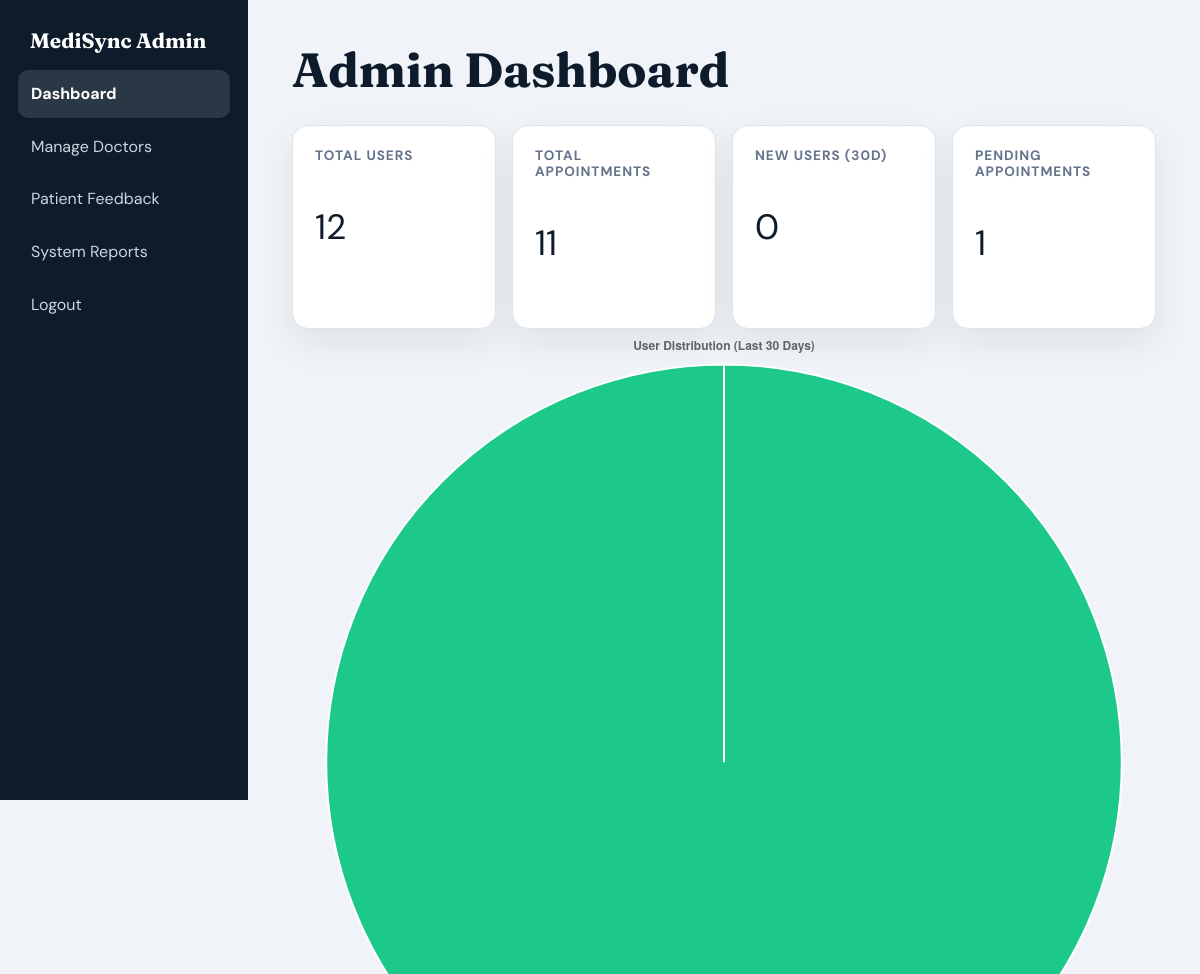
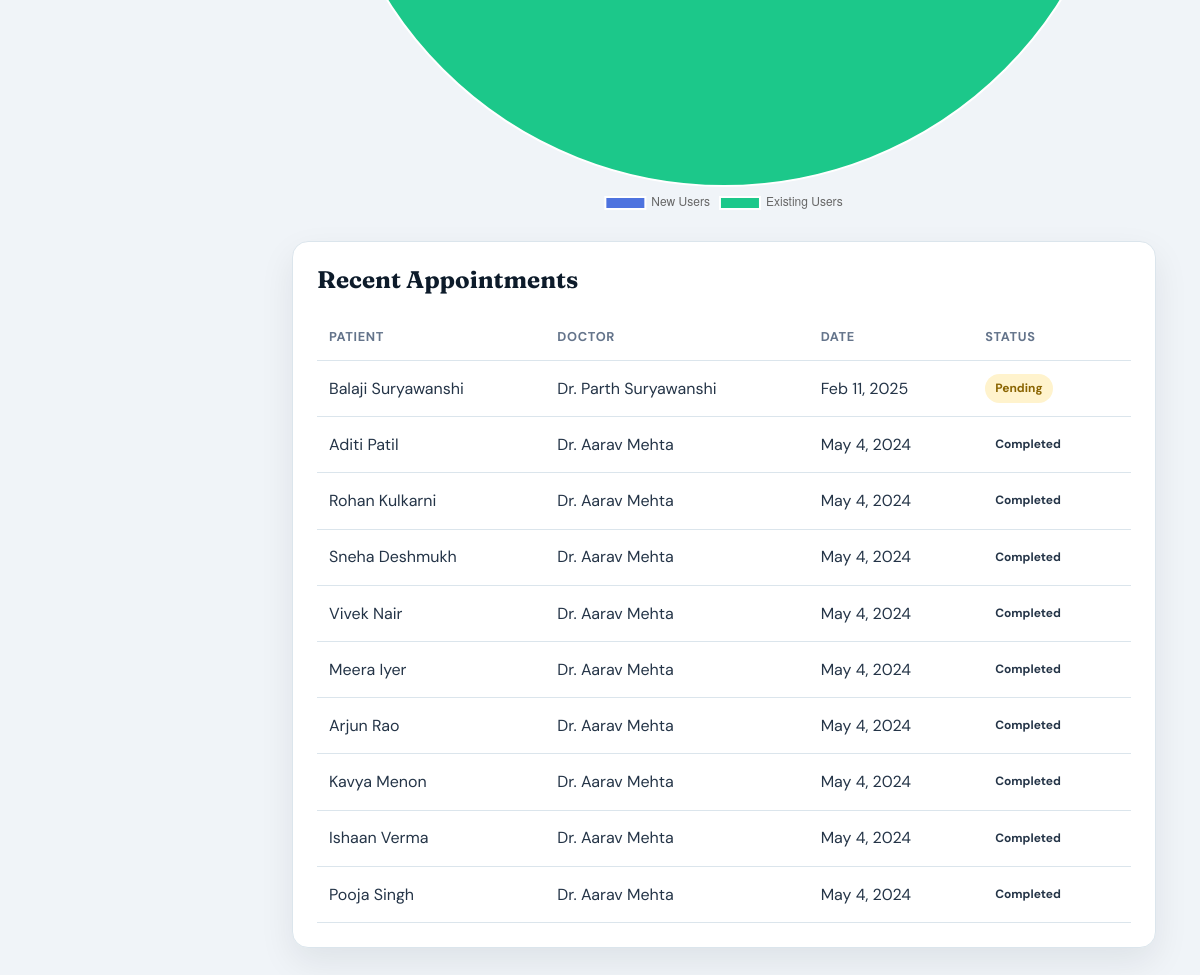
Page /admin/dashboard.php (signed in) on the committed database (2 pictures, top to bottom).
### tables this page shows
CREATE TABLE appointments (
  appointment_id int NOT NULL AUTO_INCREMENT,
  user_id int NOT NULL,
  doctor_id int NOT NULL,
  appointment_date datetime NOT NULL,
  `description` text,
  `status` enum('pending','confirmed','completed','rejected','cancelled') DEFAULT 'pending',
  assigned_by enum('user','admin') NOT NULL,
  created_at timestamp NULL DEFAULT CURRENT_TIMESTAMP,
  PRIMARY KEY (appointment_id),
  KEY idx_appointments_user_id (user_id),
  KEY idx_appointments_doctor_id (doctor_id),
  CONSTRAINT appointments_ibfk_1 FOREIGN KEY (user_id) REFERENCES users (user_id) ON DELETE CASCADE,
  CONSTRAINT appointments_ibfk_2 FOREIGN KEY (doctor_id) REFERENCES doctors (doctor_id) ON DELETE CASCADE
);

CREATE TABLE users (
  user_id int NOT NULL AUTO_INCREMENT,
  `name` varchar(255) NOT NULL,
  dob date NOT NULL,
  gender enum('Male','Female','Other') NOT NULL,
  age int NOT NULL,
  contact varchar(15) NOT NULL,
  email varchar(255) NOT NULL,
  `password` varchar(255) NOT NULL,
  blood_group enum('A+','A-','B+','B-','AB+','AB-','O+','O-') DEFAULT NULL,
  `role` enum('patient','admin') DEFAULT 'patient',
  registration_date timestamp NULL DEFAULT CURRENT_TIMESTAMP,
  PRIMARY KEY (user_id),
  UNIQUE KEY email (email)
);

CREATE TABLE doctors (
  doctor_id int NOT NULL AUTO_INCREMENT,
  `name` varchar(255) NOT NULL,
  specialization varchar(255) NOT NULL,
  experience int NOT NULL,
  contact_details varchar(255) NOT NULL,
  created_at timestamp NULL DEFAULT CURRENT_TIMESTAMP,
  photo varchar(255) DEFAULT NULL,
  PRIMARY KEY (doctor_id)
);

### admin/dashboard.php (the view, shortened to what this page needs)
<?php
require_once '../includes/db_connection.php';
$stmt = $pdo->query("SELECT COUNT(*) AS total_users FROM users");
$total_users = $stmt->fetch()['total_users'];
$stmt = $pdo->query("SELECT COUNT(*) AS total_appointments FROM appointments");
$total_appointments = $stmt->fetch()['total_appointments'];
$stmt = $pdo->prepare("SELECT COUNT(*) AS new_users FROM users
                      WHERE registration_date > DATE_SUB(NOW(), INTERVAL 30 DAY)");
$stmt->execute();
$new_users = $stmt->fetch()['new_users'];
$stmt = $pdo->query("SELECT COUNT(*) AS pending_appointments FROM appointments
                    WHERE status = 'pending'");
$pending_appointments = $stmt->fetch()['pending_appointments'];
$stmt = $pdo->query("SELECT a.*, u.name AS patient_name, d.name AS doctor_name
                    FROM appointments a
                    JOIN users u ON a.user_id = u.user_id
                    JOIN doctors d ON a.doctor_id = d.doctor_id
                    ORDER BY a.appointment_date DESC
                    LIMIT 10");
$recent_appointments = $stmt->fetchAll();
?>
<!DOCTYPE html>
<html lang="en">
<head>
    <link href="../assets/css/style.css" rel="stylesheet">
</head>
<body>
    <div class="admin-dashboard">
        <div class="admin-sidebar">
            <h2>MediSync Admin</h2>
            <nav>
                <a href="dashboard.php" class="nav-link active">Dashboard</a>
                <a href="doctors.php" class="nav-link">Manage Doctors</a>
                <a href="feedback.php" class="nav-link">Patient Feedback</a>
                <a href="reports.php" class="nav-link">System Reports</a>
                <a href="logout.php" class="nav-link">Logout</a>
            </nav>
        </div>
        <div class="admin-main">
            <h1>Admin Dashboard</h1>
            <div class="stats-grid">
                <div class="stat-card">
                    <h3>Total Users</h3>
                    <p class="stat-number"><?= $total_users ?></p>
                </div>
                <div class="stat-card">
                    <h3>Total Appointments</h3>
                    <p class="stat-number"><?= $total_appointments ?></p>
                </div>
                <div class="stat-card">
                    <h3>New Users (30d)</h3>
                    <p class="stat-number"><?= $new_users ?></p>
                </div>
                <div class="stat-card">
                    <h3>Pending Appointments</h3>
                    <p class="stat-number"><?= $pending_appointments ?></p>
                </div>
            </div>
            <div class="chart-container">
                <canvas id="usersChart"></canvas>
            </div>
            <div class="recent-appointments">
                <h2>Recent Appointments</h2>
                <table>
                    <thead>
                        <tr>
                            <th>Patient</th>
                            <th>Doctor</th>
                            <th>Date</th>
                            <th>Status</th>
                        </tr>
                    </thead>
                    <tbody>
                        <?php foreach ($recent_appointments as $appointment): ?>
                        <tr>
                            <td><?= htmlspecialchars($appointment['patient_name']) ?></td>
                            <td>Dr. <?= htmlspecialchars($appointment['doctor_name']) ?></td>
                            <td><?= date('M j, Y', strtotime($appointment['appointment_date'])) ?></td>
                            <td>
                                <span class="status-badge <?= htmlspecialchars((string) $appointment['status'], ENT_QUOTES, 'UTF-8') ?>">
                                    <?= ucfirst($appointment['status']) ?>
                                </span>
                            </td>
                        </tr>
                        <?php endforeach; ?>
                    </tbody>
                </table>
            </div>
            <br>
            <br>
        </div>
    </div>
    <script>
        // Users Chart
        const ctx = document.getElementById('usersChart').getContext('2d');
        new Chart(ctx, {
            type: 'pie',
            data: {
                labels: ['New Users', 'Existing Users'],
                datasets: [{
                    data: [<?= $new_users ?>, <?= $total_users - $new_users ?>],
                    backgroundColor: ['#4e73df', '#1cc88a']
                }]
            },
            options: {
                responsive: true,
                plugins: {
                    legend: { position: 'bottom' },
                    title: {
                        display: true,
                        text: 'User Distribution (Last 30 Days)'
                    }
                }
            }
        });
    </script>
</body>
</html>

### assets/css/style.css (style rules this page uses)
:root { --navy: #0d1b2a; --navy-soft: #1b3145; --teal: #0ea98b; --teal-dark: #087e69; --slate: #f0f4f8; --coral: #ff6b6b; --ink: #243447; --muted: #64748b; --line: #dbe5ec; --white: #fff; --radius: 16px; --shadow: 0 14px 35px rgba(13, 27, 42, .08); }
* { box-sizing: border-box; }
html { scroll-behavior: smooth; }
body { margin: 0 !important; min-height: 100vh; background: var(--slate) !important; background-image: none !important; color: var(--ink) !important; font: 400 16px/1.6 'DM Sans', sans-serif !important; }
a { color: var(--teal-dark); text-decoration: none; }
h1, h2, h3, h4 { color: var(--navy); line-height: 1.15; margin-top: 0; }
h1, h2 { font-family: Fraunces, serif; }
.dashboard-container, .admin-dashboard { display:flex; min-height:100vh; width:100%; }
.user-sidebar, .admin-sidebar { position: fixed !important; inset: 0 auto 0 0; width: 248px !important; height:100vh !important; padding: 28px 18px !important; background: var(--navy) !important; border-radius:0 !important; box-shadow:none !important; z-index:5; }
.user-sidebar h2, .admin-sidebar h2 { color:#fff !important; font:700 1.3rem Fraunces,serif; padding:0 12px; }
.user-sidebar nav, .admin-sidebar nav { display:flex; flex-direction:column; gap:5px; }
.nav-link { display:block; color: #c9d7e1 !important; padding:11px 13px !important; margin:0 !important; border-radius:10px !important; transition: background .2s, color .2s; }
.nav-link:hover, .nav-link.active { background: rgba(255,255,255,.12) !important; color:#fff !important; font-weight:700; }
.user-main, .admin-main { width:auto !important; min-height:100vh; margin-left:248px !important; padding:42px 44px !important; flex:1; max-width:calc(100% - 248px); }
.user-main h1, .admin-main h1 { font-size: clamp(2rem, 4vw, 3rem); margin-bottom: 28px; }
.stats-grid { display:grid !important; grid-template-columns:repeat(4,minmax(0,1fr)) !important; gap:16px !important; }
.stat-card, .recent-appointments, .doctor-card, .doctor-info, .booking-container form, .login-container, .register-container, .contact-container, .profile-container, .feedback-card, .report-card { background: var(--white) !important; border:1px solid var(--line); border-radius:var(--radius) !important; box-shadow: var(--shadow) !important; color:var(--ink); }
.stat-card { padding:22px !important; }
.stat-card h3 { color:var(--muted); font-size:.85rem; text-transform:uppercase; letter-spacing:.07em; }
.stat-number { color:var(--navy); font-size:2.2rem !important; }
.recent-appointments { padding:24px !important; margin-top:22px; overflow:auto; }
table { width:100%; border-collapse:collapse; }
th, td { padding:13px 12px; border-bottom:1px solid var(--line) !important; text-align:left; }
th { color:var(--muted); font-size:.8rem; text-transform:uppercase; letter-spacing:.05em; }
.status-badge, .appointment-status { display:inline-block; padding:5px 10px !important; border-radius:999px !important; font-size:.75rem; font-weight:700; }
.status-badge.pending, .status-pending { background:#fff3cd !important; color:#8a6400; }
.surface, .stat-card, .appointment-card, .doctor-card, .recent-appointments, .login-container, .register-container, .contact-container, .profile-container { animation: rise-in .55s ease both; }

### rows in the picture
appointments: user.name "Balaji Suryawanshi", doctor.name "Parth Suryawanshi", appointment_date "Feb 11, 2025", status "Pending"
appointments: user.name "Aditi Patil", doctor.name "Aarav Mehta", appointment_date "May 4, 2024", status "Completed"
appointments: user.name "Rohan Kulkarni", doctor.name "Aarav Mehta", appointment_date "May 4, 2024", status "Completed"
appointments: user.name "Sneha Deshmukh", doctor.name "Aarav Mehta", appointment_date "May 4, 2024", status "Completed"
appointments: user.name "Vivek Nair", doctor.name "Aarav Mehta", appointment_date "May 4, 2024", status "Completed"
appointments: user.name "Meera Iyer", doctor.name "Aarav Mehta", appointment_date "May 4, 2024", status "Completed"
appointments: user.name "Arjun Rao", doctor.name "Aarav Mehta", appointment_date "May 4, 2024", status "Completed"
appointments: user.name "Kavya Menon", doctor.name "Aarav Mehta", appointment_date "May 4, 2024", status "Completed"
appointments: user.name "Ishaan Verma", doctor.name "Aarav Mehta", appointment_date "May 4, 2024", status "Completed"
appointments: user.name "Pooja Singh", doctor.name "Aarav Mehta", appointment_date "May 4, 2024", status "Completed"

### other values in the picture
$total_users "12"
$total_appointments "11"
$new_users "0"
$pending_appointments "1"
chart data {{ $new_users }} 0
